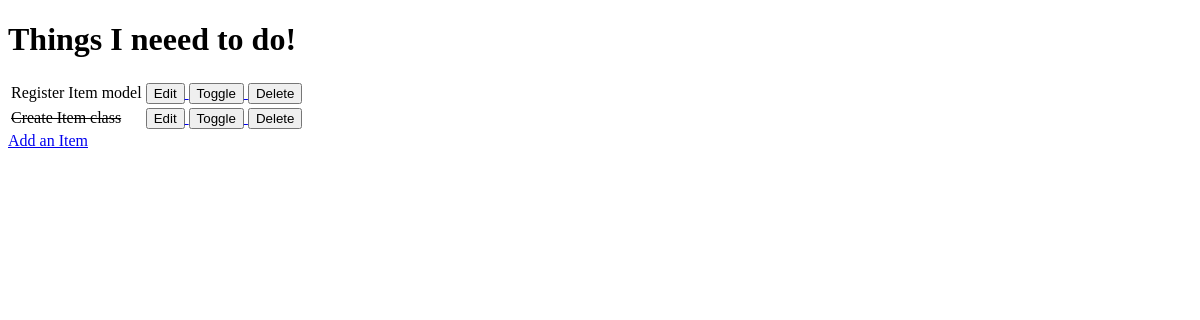
The app's page /, older data.
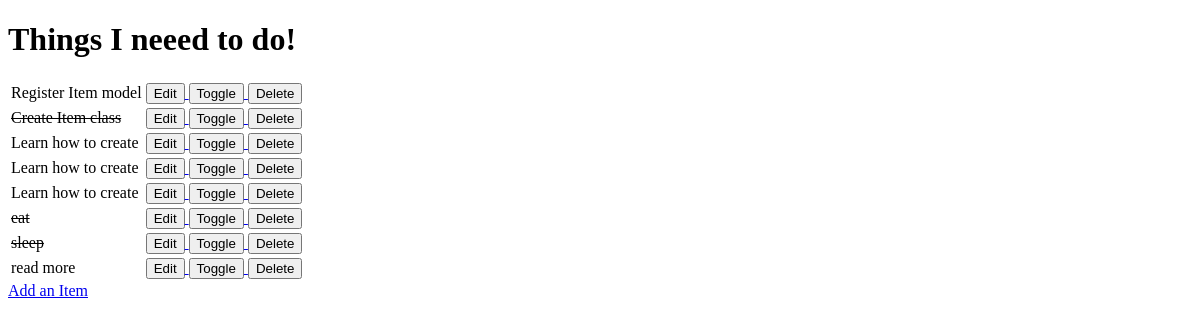
The same page, newer data.
### todo/models.py (models this page shows, shortened)
class Items(models.Model):
    name = models.CharField(max_length=50, null=False, blank=False)
    done = models.BooleanField(null=False, blank=False, default=False)

### todo/views.py (the view)
# urls.py: path('', views.todo, name='todo'),
def todo(request):
    items = Items.objects.all()
    context = {
        "items": items
    }
    return render(request, 'todo/todo_list.html', context)

### todo/templates/todo/todo_list.html (shortened to what this page needs)
<!DOCTYPE html>
<html lang="en">
<head>
</head>
<body>
    <h1>Things I neeed to do!</h1>
    <table>
        {% for item in items %}
            <tr>
                {% if item.done %}
                    <td><strike>{{ item.name }}</strike></td>
                {% else %}
                    <td>{{ item.name }}</td>
                {% endif %}
                <td>
                    <a href="/edit/{{ item.id }}">
                        <button>Edit</button>
                    </a>
                    <a href="/toggle/{{ item.id }}">
                        <button>Toggle</button>
                    </a>
                    <a href="/delete/{{ item.id }}">
                        <button>Delete</button>
                    </a>
                </td>
            </tr>
            {% empty %}
            <tr><td>You have nothing to do</td></tr>
        {% endfor %}
    </table>
    <a href="/add">Add an Item</a>
</body>
</html>

Row changes from the older to the newer data that the page shows:
added Items: name "Learn how to create"
added Items: name "Learn how to create"
added Items: name "Learn how to create"
added Items: name "eat"
added Items: name "sleep"
added Items: name "read more"
